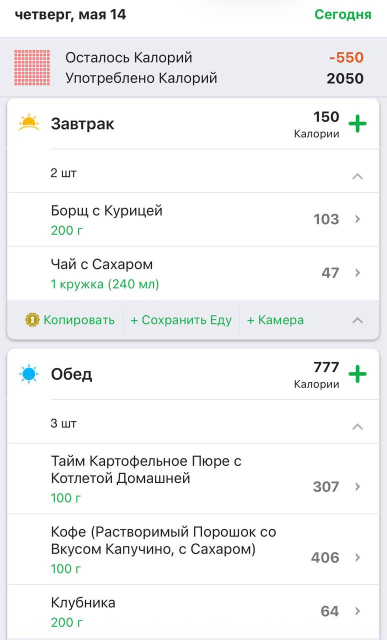
#> input picture new/p/IMAGE 2026-05-31 15:46:41.jpg, 773 x 1280 px (shown at 1/2 size); its folder holds 3 pictures in this run
$ python collage_maker.py
#> lines starting #> are read from the running program, lines starting #| are printed output that depends on the picture
from PIL import Image
import os
from pathlib import Path

# ===== НАСТРОЙКИ =====
INPUT_DIR = "p"  # сюда кладёте 3 фото
OUTPUT_DIR = "collages"  # сюда сохранится коллаж

# Размеры (можно менять)
TOP_IMG_WIDTH = 400  # ширина одного верхнего фото
TOP_IMG_HEIGHT = 600  # высота верхних фото
BOTTOM_IMG_HEIGHT = 600  # высота нижнего фото (сводка)

# Отступы
PADDING = 10
BG_COLOR = (255, 255, 255)  # белый фон


def create_collage_from_3_photos(photo_paths, output_path):
    """
    Берёт 3 фото и делает коллаж:
    - 2 фото сверху (рядом)
    - 1 фото снизу (на всю ширину)
    """
#> called with output_path = 'collages/collage.jpg'

    if len(photo_paths) != 3:
        print(f"❌ Нужно 3 фото, а получено {len(photo_paths)}")
        return False

    # Загружаем фото
    images = []
    for path in photo_paths:
        try:
            img = Image.open(path)
#> img is the input picture: PIL image 773x1280 RGB; mean R, G, B 243.1, 243.9, 244.2
            if img.mode in ('RGBA', 'LA', 'P'):
                img = img.convert('RGB')
            images.append(img)
            print(f"  ✓ Загружено: {os.path.basename(path)} ({img.size[0]}x{img.size[1]})")
#|   ✓ Загружено: IMAGE 2026-05-31 15:46:41.jpg (773x1280)
        except Exception as e:
            print(f"  ✗ Ошибка загрузки {path}: {e}")
            return False

    # Ресайзим первые 2 фото (верхние
    top_left = images[0].resize((TOP_IMG_WIDTH, TOP_IMG_HEIGHT), Image.Resampling.LANCZOS)
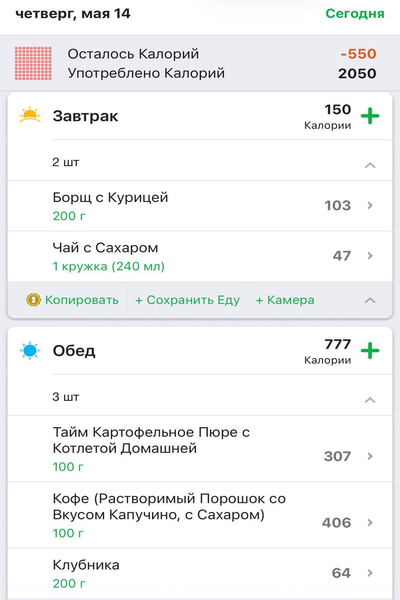
#> top_left: PIL image 400x600 RGB; mean R, G, B 242.9, 243.6, 243.9
    top_right = images[1].resize((TOP_IMG_WIDTH, TOP_IMG_HEIGHT), Image.Resampling.LANCZOS)
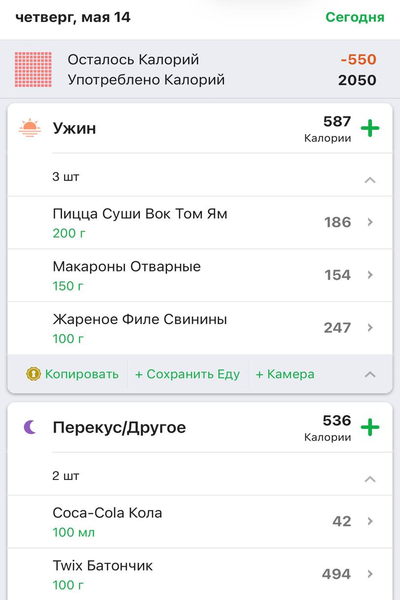
#> top_right: PIL image 400x600 RGB; mean R, G, B 243.4, 243.9, 244.4

    # Ресайзим нижнее фото (сводка) — растягиваем на всю ширину
    bottom_width = TOP_IMG_WIDTH * 2 + PADDING
    bottom_img = images[2].resize((bottom_width, BOTTOM_IMG_HEIGHT), Image.Resampling.LANCZOS)
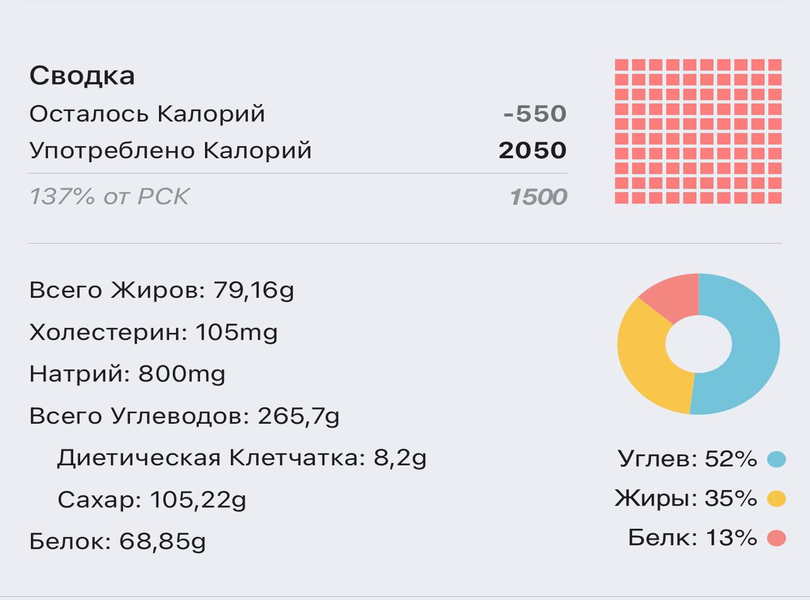
#> bottom_img: PIL image 810x600 RGB; mean R, G, B 228.3, 225.5, 229.3

    # Размеры коллажа
    collage_width = bottom_width
    collage_height = TOP_IMG_HEIGHT + PADDING + BOTTOM_IMG_HEIGHT

    # Создаём пустое полотно
    collage = Image.new("RGB", (collage_width, collage_height), BG_COLOR)
#> collage: PIL image 810x1210 RGB; every value is 255

    # Вставляем верхние фото
    collage.paste(top_left, (0, 0))
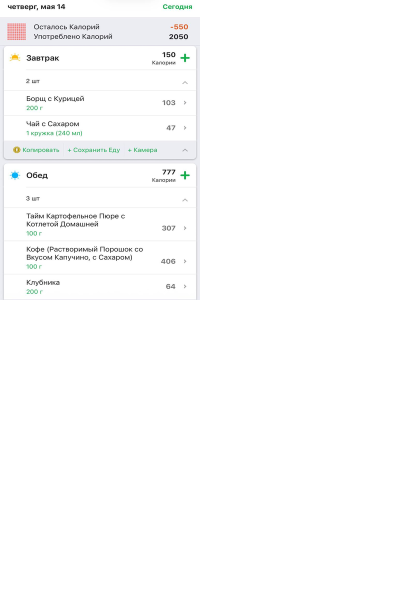
#> collage: PIL image 810x1210 RGB (shown at 1/2 size); mean R, G, B 252, 252.2, 252.3
    collage.paste(top_right, (TOP_IMG_WIDTH + PADDING, 0))
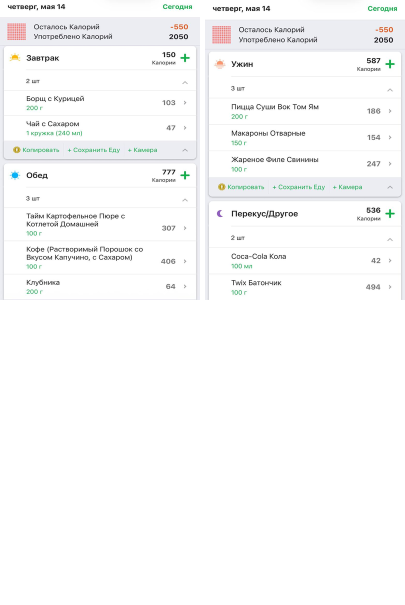
#> collage: PIL image 810x1210 RGB (shown at 1/2 size); mean R, G, B 249.2, 249.5, 249.7

    # Вставляем нижнее фото
    collage.paste(bottom_img, (0, TOP_IMG_HEIGHT + PADDING))
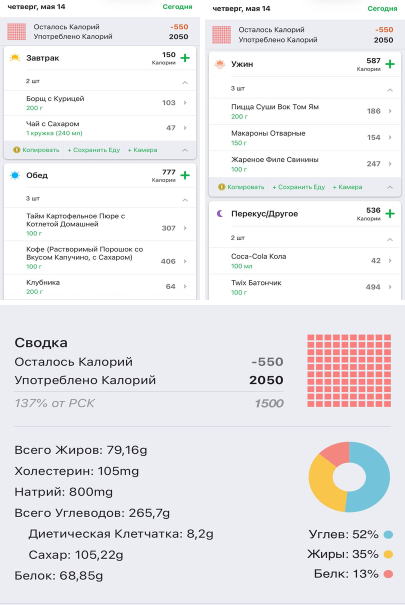
#> collage: PIL image 810x1210 RGB (shown at 1/2 size); mean R, G, B 235.9, 234.9, 236.9

    # Сохраняем
    collage.save(output_path, "JPEG", quality=92)
    print(f"  💾 Сохранён: {output_path}")
    return True


def main():
    # Создаём папку для результата
    Path(OUTPUT_DIR).mkdir(parents=True, exist_ok=True)

    # Проверяем входную папку
    if not os.path.exists(INPUT_DIR):
        print(f"❌ Папка '{INPUT_DIR}' не найдена!")
        print(f"   Создайте папку '{INPUT_DIR}' и положите в неё ровно 3 фото.")
        return

    # Получаем все фото из папки
    all_files = [f for f in os.listdir(INPUT_DIR)
                 if f.lower().endswith(('.jpeg', '.jpg', '.png'))]

    # Полные пути
    photo_paths = [os.path.join(INPUT_DIR, f) for f in all_files]

    print(f"📁 Найдено фото в '{INPUT_DIR}': {len(photo_paths)}")

    if len(photo_paths) != 3:
        print(f"\n❌ Ошибка: нужно ровно 3 фото, а у вас {len(photo_paths)}")
        print("   Удалите лишние или добавьте недостающие файлы в папку 'photos'")
        return

    # Имя выходного файла (можно поменять)
    output_filename = "collage.jpg"
    output_path = os.path.join(OUTPUT_DIR, output_filename)

    # Создаём коллаж
    print("\n🖼️ Создаём коллаж...")
    success = create_collage_from_3_photos(photo_paths, output_path)

    if success:
        print("\n✅ Готово!")
        # Показываем путь к результату
        if os.name == 'nt':  # Windows
            print(f"   Открыть папку: explorer {os.path.abspath(OUTPUT_DIR)}")
        elif os.name == 'posix':  # Mac/Linux
            print(f"   Открыть папку: open {os.path.abspath(OUTPUT_DIR)}")


if __name__ == "__main__":
    main()
